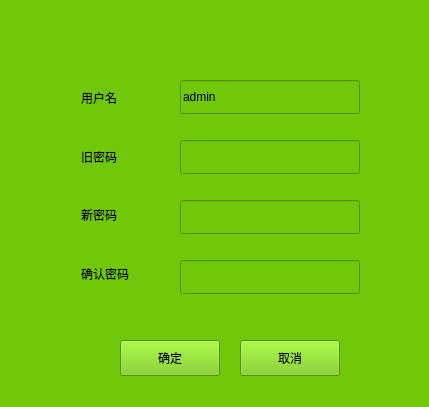
<ui version="4.0" >
 <class>frm_ModifyPass</class>
 <widget class="QWidget" name="frm_ModifyPass" >
  <property name="geometry" >
   <rect>
    <x>0</x>
    <y>0</y>
    <width>429</width>
    <height>407</height>
   </rect>
  </property>
  <property name="windowTitle" >
   <string>修改密码</string>
  </property>
  <property name="styleSheet" >
   <string notr="true" >font: 12pt "WenQuanYi Zen Hei";
background-color: rgb(112, 200, 11);</string>
  </property>
  <widget class="QLabel" name="label" >
   <property name="geometry" >
    <rect>
     <x>81</x>
     <y>71</y>
     <width>139</width>
     <height>53</height>
    </rect>
   </property>
   <property name="text" >
    <string>用户名</string>
   </property>
  </widget>
  <widget class="QLabel" name="label_2" >
   <property name="geometry" >
    <rect>
     <x>81</x>
     <y>130</y>
     <width>139</width>
     <height>53</height>
    </rect>
   </property>
   <property name="text" >
    <string>旧密码</string>
   </property>
  </widget>
  <widget class="QLabel" name="label_3" >
   <property name="geometry" >
    <rect>
     <x>81</x>
     <y>189</y>
     <width>139</width>
     <height>52</height>
    </rect>
   </property>
   <property name="text" >
    <string>新密码</string>
   </property>
  </widget>
  <widget class="QLabel" name="label_4" >
   <property name="geometry" >
    <rect>
     <x>81</x>
     <y>247</y>
     <width>139</width>
     <height>53</height>
    </rect>
   </property>
   <property name="text" >
    <string>确认密码</string>
   </property>
  </widget>
  <widget class="QLineEdit" name="lineEdit" >
   <property name="geometry" >
    <rect>
     <x>180</x>
     <y>80</y>
     <width>180</width>
     <height>34</height>
    </rect>
   </property>
   <property name="text" >
    <string>admin</string>
   </property>
   <property name="maxLength" >
    <number>8</number>
   </property>
   <property name="readOnly" >
    <bool>true</bool>
   </property>
  </widget>
  <widget class="QLineEdit" name="lineEdit_2" >
   <property name="geometry" >
    <rect>
     <x>180</x>
     <y>140</y>
     <width>180</width>
     <height>34</height>
    </rect>
   </property>
   <property name="maxLength" >
    <number>8</number>
   </property>
   <property name="echoMode" >
    <enum>QLineEdit::Password</enum>
   </property>
  </widget>
  <widget class="QLineEdit" name="lineEdit_3" >
   <property name="geometry" >
    <rect>
     <x>180</x>
     <y>200</y>
     <width>180</width>
     <height>34</height>
    </rect>
   </property>
   <property name="maxLength" >
    <number>8</number>
   </property>
   <property name="echoMode" >
    <enum>QLineEdit::Password</enum>
   </property>
  </widget>
  <widget class="QLineEdit" name="lineEdit_4" >
   <property name="geometry" >
    <rect>
     <x>180</x>
     <y>260</y>
     <width>180</width>
     <height>34</height>
    </rect>
   </property>
   <property name="maxLength" >
    <number>8</number>
   </property>
   <property name="echoMode" >
    <enum>QLineEdit::Password</enum>
   </property>
  </widget>
  <widget class="QPushButton" name="pbtn_ok" >
   <property name="geometry" >
    <rect>
     <x>120</x>
     <y>340</y>
     <width>100</width>
     <height>36</height>
    </rect>
   </property>
   <property name="text" >
    <string>确定</string>
   </property>
  </widget>
  <widget class="QPushButton" name="pbtn_close" >
   <property name="geometry" >
    <rect>
     <x>240</x>
     <y>340</y>
     <width>100</width>
     <height>36</height>
    </rect>
   </property>
   <property name="text" >
    <string>取消</string>
   </property>
  </widget>
 </widget>
 <resources/>
 <connections/>
</ui>
